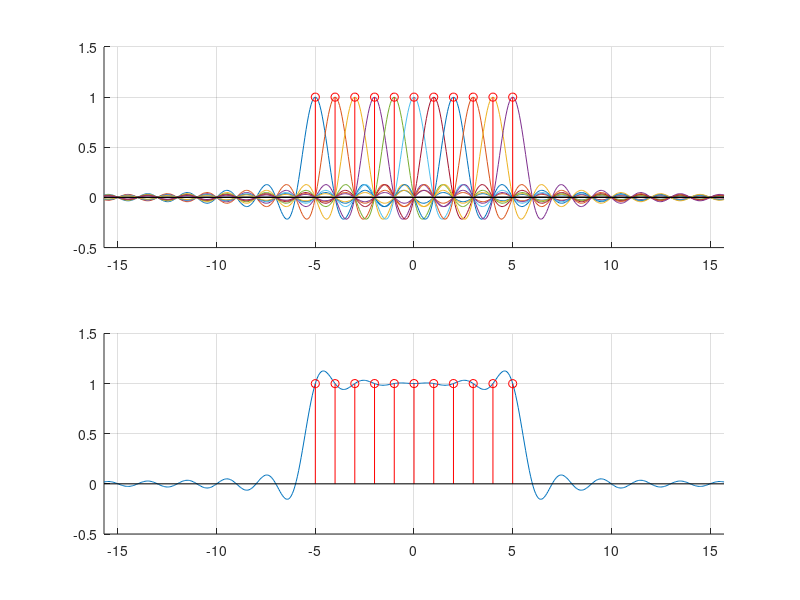

Here is the MATLAB script that generated this plot:
NoOfCarriers = 11; % Put an Odd Number
f = -5*pi:pi/50:5*pi;
fnoiseMax = 0;
iMin = -(NoOfCarriers-1)/2;
iMax = (NoOfCarriers-1)/2;
csum = zeros(1,length(f));


figure
fList = [];
cList = [];
subplot(2,1,1);
hold on;

for i=iMin:1:iMax

    fnoise = fnoiseMax*(rand()-0.5);
    fshift = (i* (1/pi)* pi) + fnoise;
    c = sinc(f - fshift);
    csum = csum + c;
    fList = [fList,fshift];
    cList = [cList,max(c)];
    plot(f,c);axis([min(f),max(f),-0.5,1.5]);
    stem((i * (1/pi) * pi) + fnoise,1,'r-');

end;

grid();

hold off;
subplot(2,1,2);
hold on;
plot(f,csum);grid();axis([min(f),max(f),-0.5,1.5]);
stem(fList,cList,'r-');
hold off;
 